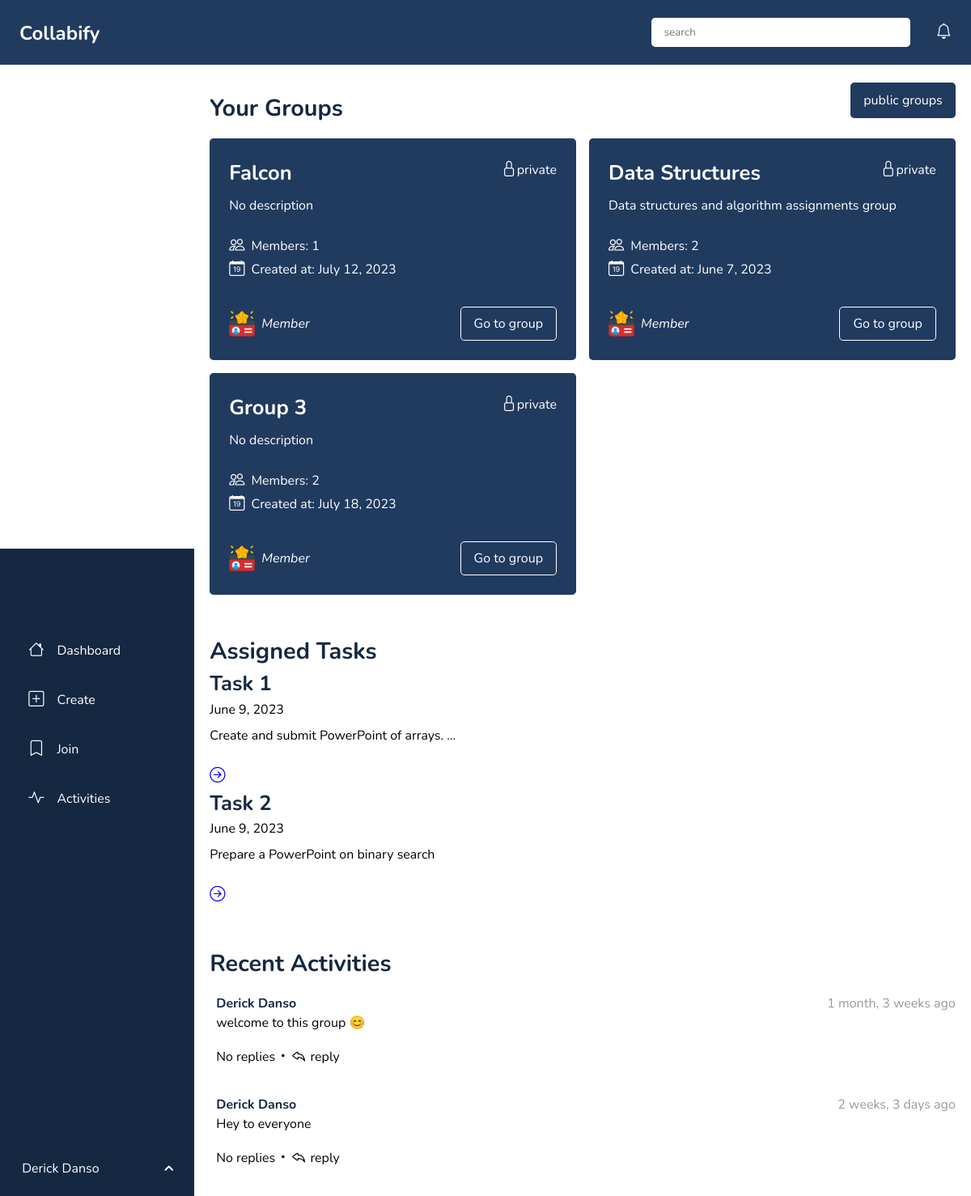
Screenshot of /dashboard/private (signed in) with the database file from the repository.
### collaboration_app/models.py (models this page shows, shortened)
class CustomUser(AbstractUser):
    email = models.EmailField(unique=True)
    username = models.CharField(unique=True, max_length=20)
    avatar = models.ImageField(default='user.png')
    class Meta:
        db_table = 'user'

class Group(models.Model):
    PUBLIC = 'public'
    PRIVATE = 'private'
    GROUP_TYPE_CHOICE = (
        (PUBLIC, 'public'),
        (PRIVATE, 'private')
    )
    group_name = models.CharField(max_length=20, null=False,blank=False)
    group_head = models.ForeignKey('CustomUser', on_delete=models.CASCADE, related_name='leader')
    description = models.TextField(null=True, blank=True)
    group_type = models.CharField(max_length=10,choices=GROUP_TYPE_CHOICE, default=PRIVATE)
    members = models.ManyToManyField(CustomUser, related_name='members')
    created_at = models.DateTimeField(auto_now_add=True)
    updated_at = models.DateTimeField(auto_now=True)
    code = models.CharField(max_length=8, unique=True, help_text='Please enter a group code to join eg, ZATY123D')
    class Meta:
        db_table = 'group'
        ordering:['-updated_at', '-created_at']

class Task(models.Model):
    task_name = models.CharField(max_length=30, null=False, blank=False)
    description = models.TextField(help_text="Enter the detail of the task in stepwise")
    assign_to = models.ForeignKey(CustomUser, on_delete=models.SET_NULL, null=True)
    deadline = models.DateTimeField(auto_now=False, auto_now_add=False, null=True, blank=False)
    group = models.ForeignKey(Group, on_delete=models.CASCADE,null=True)
    number_of_files = models.PositiveIntegerField(default=1)
    files_submitted = models.PositiveIntegerField(default=0)
    created_at = models.DateTimeField(auto_now_add=True)
    updated_at = models.DateTimeField(auto_now=True)
    class Meta:
        db_table = 'task'
        ordering:['-updated_at', '-created_at']

class GroupMessage(models.Model):
    sender = models.ForeignKey(CustomUser, on_delete=models.CASCADE)
    body = models.TextField()
    group = models.ForeignKey(Group, on_delete=models.CASCADE, related_name='messages')
    created_at = models.DateTimeField(auto_now_add=True)
    updated_at = models.DateTimeField(auto_now = True)
    class Meta:
        db_table = 'group_message'
        ordering: ['-updated_at', '-created_at']

### collaboration_app/views.py (the view)
# urls.py: path('dashboard/private', views.private_dashboard, name="dashboard"),
@login_required(login_url='account_login')
def private_dashboard(request):
    if request.GET.get('search'):
        q = request.GET.get('search')
    else:
        q = ''
    user = request.user
    groups = Group.objects.filter(Q(group_type__icontains='private'), Q(group_name__icontains=q), Q(members__first_name__icontains=user.first_name))
    tasks = Task.objects.filter(assign_to=user)
    activities = GroupMessage.objects.filter(sender = user)
    context = {'groups':groups, 'tasks':tasks, 'activities':activities}
    return render(request, 'collaboration_app/dashboard.html', context)

### collaboration_app/templates/collaboration_app/dashboard.html (shortened to what this page needs)
{% extends 'dashboard_wrapper.html' %}
{% load socialaccount %}
{% load static %}
{% block content %}
{% if groups %}
<section class="group-section">
    <div class="group-wrapper container">
        <div class="header-container">
            <h1>Your Groups</h1>
            <div class="">
                <a class="btn btn-primary" href="{% url 'public_dashboard' %}"> public groups</a>
            </div>
        </div>
        {% include 'collaboration_app/components/group_component.html' %}
    </div>
</section>
<section class="task-section">
    <div class="task-wrapper container">
        <div class="task-header">
            <h1>Assigned Tasks</h1>
        </div>
        {% include 'collaboration_app/components/task_component.html' %}
    </div>
</section>
<section class="activity-section" id="activity-section">
    <div class="activity-wrapper container">
        <h1>Recent Activities</h1>
        {% include 'collaboration_app/components/discussion_component.html' %}
    </div>
</section>
{% endif %}
{% endblock content %}

### templates/dashboard_wrapper.html (shortened to what this page needs)
<!DOCTYPE html>
{% load static %}
{% load socialaccount %}
<html lang="en">
<head>
    <link rel="stylesheet" href="https://unicons.iconscout.com/release/v4.0.8/css/line.css">
    <link rel="stylesheet" href="https://cdn.jsdelivr.net/npm/bootstrap-icons@1.10.5/font/bootstrap-icons.css">
    <link rel="stylesheet" href="{% static 'css/dashboard.css' %}">
</head>
<body>
    <main>
        <div class="sidebar">
            <nav class="navbar">
                <div class="">
                    <ul class="nav-items">
                        <li><a href="{% url 'dashboard' %}"><i class="bi bi-house"></i>Dashboard</a></li>
                        <li><a href="{% url 'create_group' %}"><i class="bi bi-plus-square"></i>Create</a></li>
                        <li><a href="{% url 'join_group' %}"><i class="bi bi-bookmark"></i>Join</a></li>
                        <li><a href="#activity-section"><i class="bi bi-activity"></i>Activities</a></li>
                    </ul>
                </div>
                <div class="nav-bottom">
                    <div class="profile">
                        {% get_social_accounts request.user as account %}
                        <div class="navbar-name">
                            <a class="navbar-name" href="">{{ request.user.first_name }}</a>
                        </div>
                    </div>
                    <i class="uil uil-angle-up"></i>
                </div>
            </nav>
        </div>
        <section class="topbar">
            <div class="topbar-wrapper container">
                <div class="topbar-container">
                    <h1 ><a class="dashboard-logo" href="/">Collabify</a></h1>
                    <div class="right">
                        <form action="" method="get">
                            <input type="search" name="search" id="" class="search-bar" placeholder="search">
                        </form>
                        <div class="notification-btn">
                            <i class="bi bi-bell"></i>
                        </div>
                    </div>
                </div>
            </div>
        </section>
        <section class="main">
            <div class="center">
                {% block content %}
                {% endblock content %}
            </div>
        </section>
    </main>
</body>
</html>

### collaboration_app/templates/collaboration_app/components/group_component.html
{% load static %}
{% if groups.count == 1 %}
            {% for group in groups  %}
            <div class="group">
                <div class="" style="display:flex;justify-content:space-between">
                    <h2>{{ group.group_name }}</h2>
                    <span><i class="bi bi-lock"></i>{{ group.group_type }}</span>
                </div>
                {% if group.description %}
                <p class="description">{{ group.description|truncatewords:6 }}</p>
                <br>
                {% else %}
                <p class="description">No description</p>
                <br>
                {% endif %}
                <span class="group-span"><i class="bi bi-people"></i>
                    <span>Members: {{ group.members.count }}</span></span>
                <span class="group-span"><i class="bi bi-calendar-date"></i><span>Created at: {{ group.created_at|date }}</span> </span>
                <div class="group-btn">
                    <div class="membership-container group-span">
                        <img src="{% static 'static_files/member-card.png' %}" alt="">
                        <i>Member</i>
                    </div>
                    <a href="{% url 'get_group' group.pk %}" class="btn-outline go-to-group-btn">Go to group</a>
                </div>
            </div>
            {% endfor %}
            {% else %}
            <div class="group-container">
                {% for group in groups  %}
                <div class="group">
                    <div class="" style="display:flex;justify-content:space-between">
                        <h2>{{ group.group_name }}</h2>
                        <span><i class="bi bi-lock"></i>{{ group.group_type }}</span>
                    </div>
                    {% if group.description %}
                    <p class="description">{{ group.description|truncatewords:6 }}</p>
                    <br>
                    {% else %}
                    <p class="description">No description</p>
                    <br>
                    {% endif %}
                    <span class="group-span"><i class="bi bi-people"></i>
                        <span>Members: {{ group.members.count }}</span></span>
                    <span class="group-span"><i class="bi bi-calendar-date"></i><span>Created at: {{ group.created_at|date }}</span> </span>
                    <div class="group-btn">
                        <div class="membership-container group-span">
                            <img src="{% static 'static_files/member-card.png' %}" alt="">
                            <i>Member</i>
                        </div>
                        <a href="{% url 'get_group' group.pk %}" class="btn-outline go-to-group-btn">Go to group</a>
                    </div>
                </div>
                {% endfor %}
            </div>
{% endif %}

### collaboration_app/templates/collaboration_app/components/task_component.html (shortened to what this page needs)
{% load static %}
{% load socialaccount %}
{% if tasks %}
<div class="task-container select-group-task-container">
    {% for task in tasks  %}
    <div class="task">
        <div class="task-right">
            <div class="task-top">
                <h2>{{ task.task_name }}</h2>
                <span>{{task.created_at|date}}</span>
            </div>
            {% if task.description %}
            <p class="description">{{ task.description|truncatewords:6 }}</p>
            {% else %}
            <p class="description">No description</p>
            {% endif %}
            <div class="assign_to">
                <div class="profile">
                    <span>
                        <a href="" class="navbar-name">{{ task.assign_to.first_name }}</a>
                    </span>
                </div>
                <div class="task-bottom">
                    <a href="{% url 'get_task' task.pk %}" class=""><i class="bi bi-arrow-right-circle"></i>
                    </a>
                </div>
            </div>
        </div>
    </div>
    {% endfor %}
</div>
{% endif %}

### collaboration_app/templates/collaboration_app/components/discussion_component.html (shortened to what this page needs)
{% load static %}
{% load socialaccount %}
{% if activities %}
<div class="activity-container" id="activity-container">
    {% for activity in activities  %}
    <div class="activity border-bottom">
        <div class="activity-right">
            <span class="name-and-date">
                <a href="" class="name">{{ activity.sender.first_name }}</a>
                <p style="color:#999"class="p-secondary gray">{{ activity.created_at|timesince }} ago</p>
            </span>
            <p class="">{{ activity.body }}</p>
            <span class="replies-flex">
                {% if activity.replies.count == 0 %}
                    <span class="gray"></i>No replies</span>
                {% else %}
                    <span class="replies"> <i class="bi bi-chat-dots"></i>{{ activity.replies.count }}
                    </span>
                {% endif %}
                <i class="bi bi-dot "></i>
                <span class="reply-btn"><i class="bi bi-reply"></i>reply  </span>
            </span>
        </div>
    </div>
    {% endfor %}
</div>
{% endif %}

### static/css/dashboard.css (style rules this page uses)
.sidebar { height: 100vh; position: fixed; width: 20%; background: var(--primary); padding: 1.5rem 1.2rem 1rem; bottom: 0; }
.main { margin-left: 20%; }
.navbar { display: flex; flex-direction: column; justify-content: space-between; height: 100%; }
.nav-items { margin-top: 5rem; }
.dashboard-logo { color: var(--white); font-size: 1.5rem; }
.nav-items li { margin-bottom: 1rem; height: 2.8rem; }
.nav-items li a { color: var(--white); display: flex; gap: 1rem; height: 100%; align-items: center; padding-left: 1rem; border-radius: 0.3rem; transition: 400ms ease-in-out; }
.bi { font-size: 1.2rem; }
.nav-bottom { display: flex; justify-content: space-between; align-items: center; position: relative; }
.profile { display: flex; align-items: center; gap: 0.5rem; }
.navbar-name { color: var(--white); }
.uil { color: var(--white); font-size: 1.5rem; transition: 400ms ease-in; cursor: pointer; }
.container { width: 96%; margin: 0 auto; }
.topbar { background: var(--secondary); position: sticky; top: 0; height: 5rem; display: flex; align-items: center; }
.topbar-container { display: flex; justify-content: space-between; align-items: center; }
.right { display: flex; align-items: center; gap: 2rem; }
.search-bar { width: 20rem; height: 2.3rem; border-radius: 0.3rem; padding:0 1rem; }
.notification-btn { color: var(--white); cursor: pointer; }
.group-section { margin-top: 2rem; }
.header-container { display: flex; justify-content: space-between; width: 100%; }
.center { margin-bottom: 2rem; }
.group-container { margin-top: 1rem; display: grid; grid-template-columns: repeat(2, 1fr); gap: 1rem; }
.group { background: var(--secondary); color: var(--white); padding: 1.5rem; border-radius: 0.3rem; }
.group-span { display: flex; gap: 0.5rem; align-items: center; }
.group h2 { color: var(--white); }
.membership-container img { width: 2rem; }
.group-btn { display: flex; justify-content: space-between; align-items: center; margin-top: 2rem; }
.description { margin-top: 0.5rem; }
.task-section, .activity-section { margin-top: 3rem; }
.activity-container { margin-top: 1rem; }
.activity { display: flex; gap: 0.5rem; margin-bottom: 2rem; }
.activity-right { width: 100%; }
.name-and-date { display: flex; justify-content: space-between; width: 100%; }
.replies-flex { display: flex; align-items: center; margin-top: 1rem; }
.replies, .reply-btn { display: flex; align-items: center; gap: 0.3rem; cursor: pointer; }
.name { color: var(--primary); font-weight: bold; }

### static/css/root.css (style rules this page uses)
:root { --primary:#152842; --secondary:#213b5f; --gray-light:#f3f3f3; --gray-eee:#eee; --gray-p:#8d9197; --black:#000; --gray-ddd:#dddddd; --btn-hover-primary:#1f5ee6e8; --active:#1DD75BFF; --gray-border:#acacac; --white:#fff; --border-radius:0.5rem; --font-size-p-1_2rem:1.3rem; --font-size-h-3rem:3rem; --font-size-h-1_5rem:1.5rem; --font-size-h-2rem:1.8rem; --font-size-p-1_3rem:2rem; --font-family:'Nunito', sans-serif; }

### static/css/common.css (style rules this page uses)
* { box-sizing: border-box; list-style: none; text-decoration: none; margin: 0; padding: 0; line-height: 1.5; font-family: var(--font-family); border: 0; }
.btn-outline { border: 1px solid var(--white); color: var(--white); padding: 0.5rem 1rem; border-radius: 0.3rem; }
.btn { padding: 0.7rem 1rem; border-radius: 0.3rem; cursor: pointer; border: 0; color: #fff; }
.btn-primary { background: var(--secondary); }
h1, h2, h3, h4 { color: var(--primary) }
h1 { font-size: 1.8rem; }
h2 { font-size: 1.6rem; }

### rows the page displays
CustomUser: user.first_name "Derick Danso"
Group: group_name "Falcon", group_type "private", description "No description", members.count "1", created_at "July 12, 2023"
Group: group_name "Data Structures", group_type "private", description "Data structures and algorithm assignments group", members.count "2", created_at "June 7, 2023"
Group: group_name "Group 3", group_type "private", description "No description", members.count "2", created_at "July 18, 2023"
Task: task_name "Task 1", created_at "June 9, 2023", description "Create and submit PowerPoint of arrays. …"
Task: task_name "Task 2", created_at "June 9, 2023", description "Prepare a PowerPoint on binary search"
GroupMessage: sender.first_name "Derick Danso", created_at "1 month, 3 weeks", body "welcome to this group 😊", shows "No replies"
GroupMessage: sender.first_name "Derick Danso", created_at "2 weeks, 3 days", body "Hey to everyone", shows "No replies"
